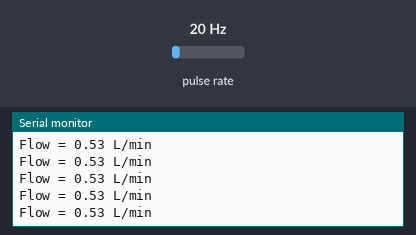
The sketch below on a simulated ESP32. Shown: the last lines printed to the serial monitor. Wiring (inferred from the names in the program): pulse sensor: data GPIO 18. The inputs (shaded band) are chosen by the test bench; at power-on: pulse rate 20 Hz.

Above: at 1.2 s.
1.3 s: pulse rate (sensor on GPIO 18) set to 4 Hz
At 1.56 s:
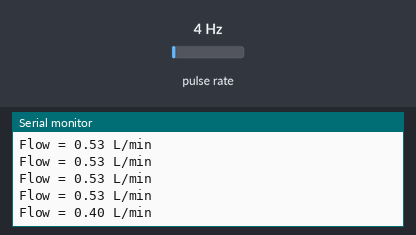
2.8 s: pulse rate (sensor on GPIO 18) set to 50 Hz
At 2.96 s:
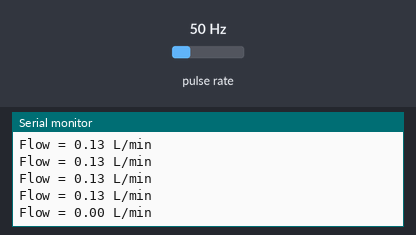
Timing chart, 0 to 5.8 s (numbered marks = the images above; inputs shaded):
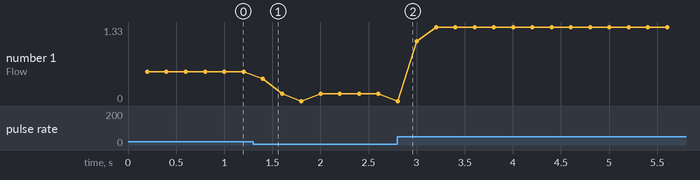

The sketch:

Flow_Sensor.ino
```cpp
#define FLOW_PIN 18
#define FLOW_FACTOR (1.0 / 7.5)

uint32_t pulse_count = 0;
void on_trigger_handle() {
  pulse_count++;
}

void setup() {
  Serial.begin(115200);

  pinMode(FLOW_PIN, INPUT);
  attachInterrupt(digitalPinToInterrupt(FLOW_PIN), on_trigger_handle, RISING); // Trigger on rising edge
}

void loop() {
  pulse_count = 0;
  delay(200);
  uint32_t end_pulse_count = pulse_count;
  float flow = end_pulse_count * FLOW_FACTOR; // 7.5 Hz = 1 L/min
  Serial.printf("Flow = %.02f L/min\n", flow);
}
```

Measured:
- after the input at 1.3 s, the serial monitor: prints a new line after 0.10 s (image 1)
- plotted number 1: 0.53 → 0.13 after the input at 1.3 s, 0.13 → 1.33 after the input at 2.8 s
